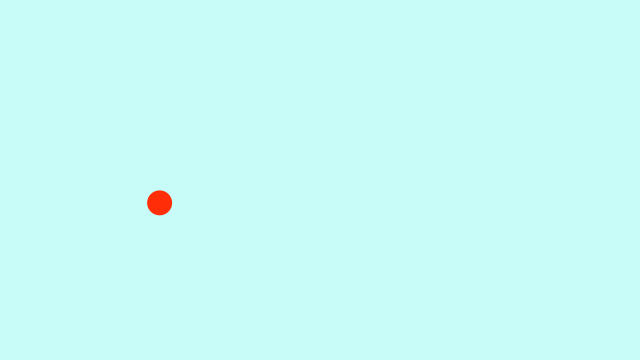
Frame 1 (no input)
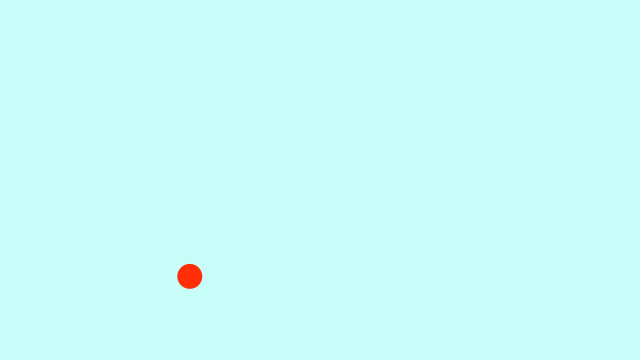
Frame 60 (the mouse pressed at the canvas centre just before this capture)
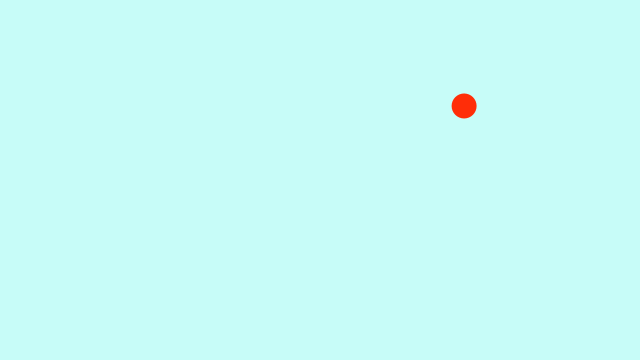
Frame 120 (the mouse held since frame 60 and released just before this capture)

The Processing sketch that drew these frames (run headless with seeded random() and noise(); from frame 60 on, the mouse is pressed at the canvas centre):

// Processing sketch: sketch6640
// ── sketch6640.pde
/*
Copyright (c) 2016 Okamoto Sachi
Released under the MIT license
https://opensource.org/licenses/MIT
*/

float r;

// Angle and angular velocity, accleration
float theta;
float theta_vel;
float theta_acc;

void setup() {
  size(640, 360);
  
  // Initialize all values
  r = height * 0.45;
  theta =3;
  theta_vel = 2;
  theta_acc = 0.0005;
}

void draw() {
  
  background(199,252,248);
  
  // Translate the origin point to the center of the screen
  translate(width/2, height/2);
  
  // Convert polar to cartesian
  float x = r * cos(theta);
  float y = r * sin(theta);
  
  // Draw the ellipse at the cartesian coordinate
  ellipseMode(CENTER);
  noStroke();
  fill(255,45,8);
  ellipse(x, y, 25,25);
  
  // Apply acceleration and velocity to angle (r remains static in this example)
  theta_vel += theta_acc;
  theta += theta_vel;

}

  
  
 
  
 
